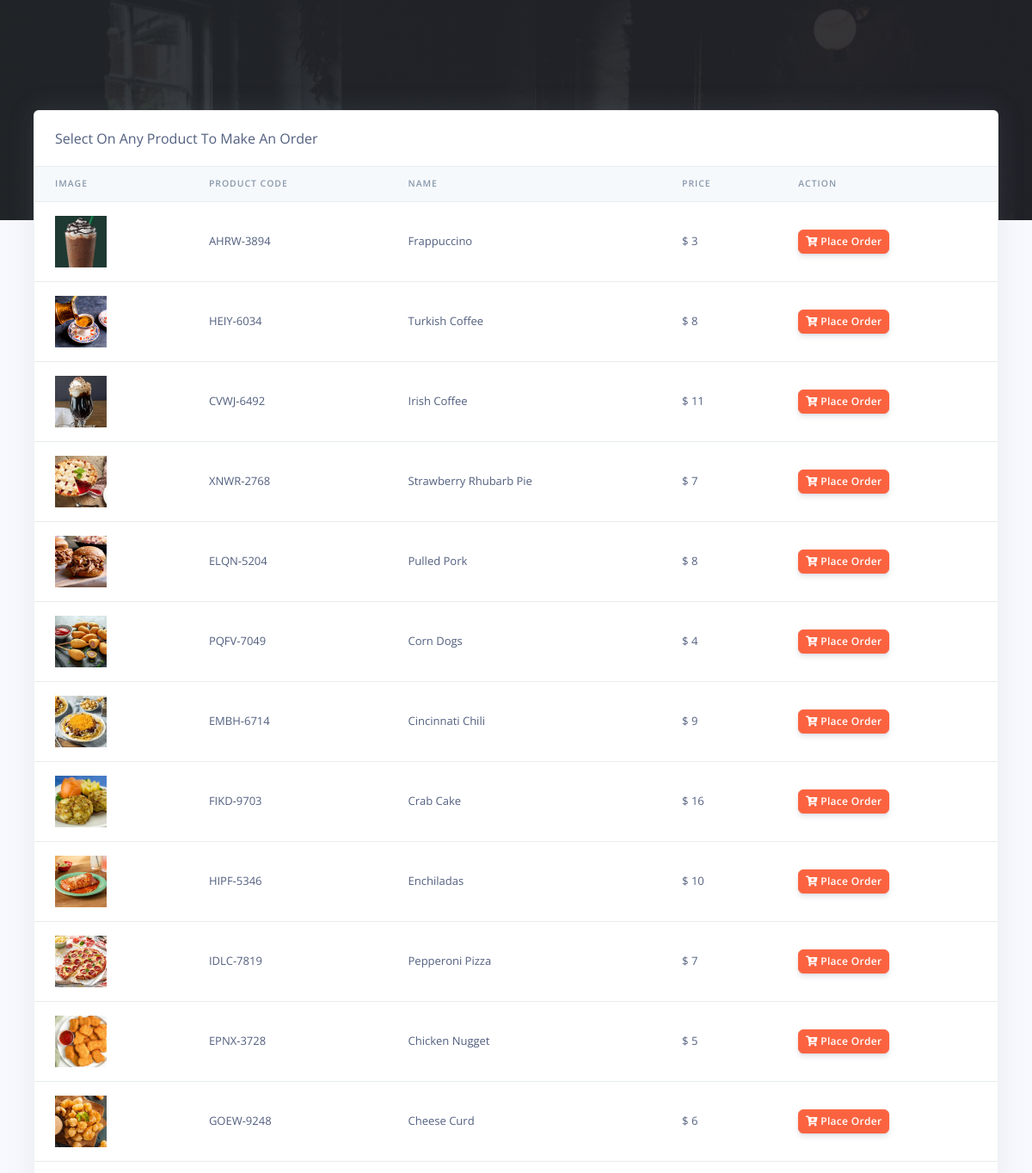
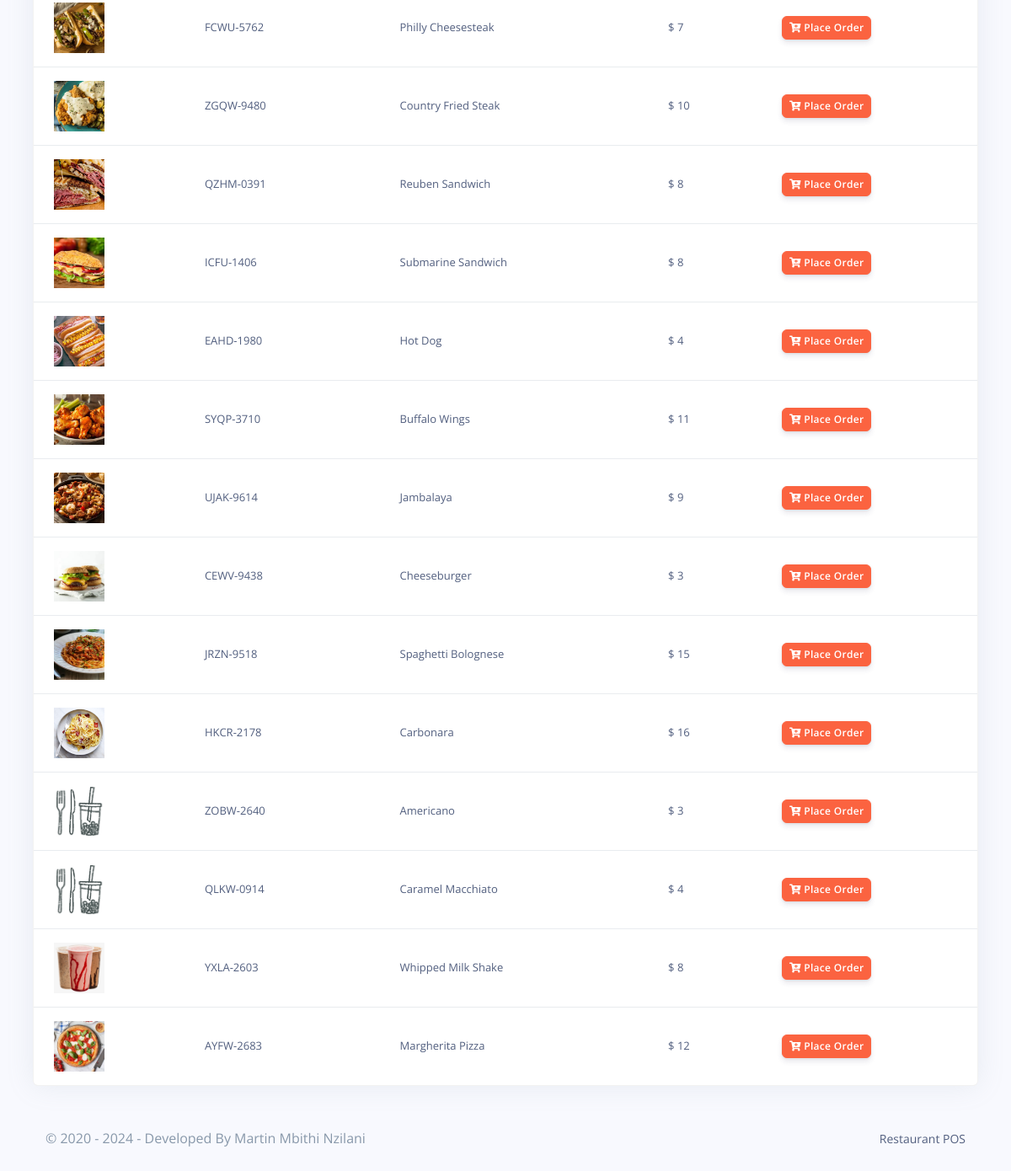
/Restro/cashier/orders.php (signed in), run on the app's committed database (2 pictures, top to bottom).
### tables this page shows
CREATE TABLE `rpos_products` (
  `prod_id` varchar(200) NOT NULL,
  `prod_code` varchar(200) NOT NULL,
  `prod_name` varchar(200) NOT NULL,
  `prod_img` varchar(200) NOT NULL,
  `prod_desc` longtext NOT NULL,
  `prod_price` varchar(200) NOT NULL,
  `created_at` timestamp(6) NOT NULL DEFAULT current_timestamp(6) ON UPDATE current_timestamp(6)
);

### Restro/cashier/orders.php (the view, shortened to what this page needs)
<?php
include('config/config.php');
require_once('partials/_head.php');
?>
<body>
  <div class="main-content">
    <div class="container-fluid mt--8">
      <div class="row">
        <div class="col">
          <div class="card shadow">
            <div class="card-header border-0">
              Select On Any Product To Make An Order
            </div>
            <div class="table-responsive">
              <table class="table align-items-center table-flush">
                <thead class="thead-light">
                  <tr>
                    <th scope="col">Image</th>
                    <th scope="col">Product Code</th>
                    <th scope="col">Name</th>
                    <th scope="col">Price</th>
                    <th scope="col">Action</th>
                  </tr>
                </thead>
                <tbody>
                  <?php
                  $ret = "SELECT * FROM  rpos_products  ORDER BY `rpos_products`.`created_at` DESC ";
                  $stmt = $mysqli->prepare($ret);
                  $stmt->execute();
                  $res = $stmt->get_result();
                  while ($prod = $res->fetch_object()) {
                  ?>
                    <tr>
                      <td>
                        <?php
                        if ($prod->prod_img) {
                          echo "<img src='../admin/assets/img/products/$prod->prod_img' height='60' width='60 class='img-thumbnail'>";
                        } else {
                          echo "<img src='../admin/assets/img/products/default.jpg' height='60' width='60 class='img-thumbnail'>";
                        }
                        ?>
                      </td>
                      <td><?php echo $prod->prod_code; ?></td>
                      <td><?php echo $prod->prod_name; ?></td>
                      <td>$ <?php echo $prod->prod_price; ?></td>
                      <td>
                        <a href="make_oder.php?prod_id=<?php echo $prod->prod_id; ?>&prod_name=<?php echo $prod->prod_name; ?>&prod_price=<?php echo $prod->prod_price; ?>">
                          <button class="btn btn-sm btn-warning">
                            <i class="fas fa-cart-plus"></i>
                            Place Order
                          </button>
                        </a>
                      </td>
                    </tr>
                  <?php } ?>
                </tbody>
              </table>
            </div>
          </div>
        </div>
      </div>
      <?php
      require_once('partials/_footer.php');
      ?>
    </div>
  </div>
</body>
</html>

### data on the page
rpos_products: prod_img (picture), prod_code "AHRW-3894", prod_name "Frappuccino", prod_price "3"
rpos_products: prod_img (picture), prod_code "HEIY-6034", prod_name "Turkish Coffee", prod_price "8"
rpos_products: prod_img (picture), prod_code "CVWJ-6492", prod_name "Irish Coffee", prod_price "11"
rpos_products: prod_img (picture), prod_code "XNWR-2768", prod_name "Strawberry Rhubarb Pie", prod_price "7"
rpos_products: prod_img (picture), prod_code "ELQN-5204", prod_name "Pulled Pork", prod_price "8"
rpos_products: prod_img (picture), prod_code "PQFV-7049", prod_name "Corn Dogs", prod_price "4"
rpos_products: prod_img (picture), prod_code "EMBH-6714", prod_name "Cincinnati Chili", prod_price "9"
rpos_products: prod_img (picture), prod_code "FIKD-9703", prod_name "Crab Cake", prod_price "16"
rpos_products: prod_img (picture), prod_code "HIPF-5346", prod_name "Enchiladas", prod_price "10"
rpos_products: prod_img (picture), prod_code "IDLC-7819", prod_name "Pepperoni Pizza", prod_price "7"
rpos_products: prod_img (picture), prod_code "EPNX-3728", prod_name "Chicken Nugget", prod_price "5"
rpos_products: prod_img (picture), prod_code "GOEW-9248", prod_name "Cheese Curd", prod_price "6"
rpos_products: prod_img (picture), prod_code "FCWU-5762", prod_name "Philly Cheesesteak", prod_price "7"
rpos_products: prod_img (picture), prod_code "ZGQW-9480", prod_name "Country Fried Steak", prod_price "10"
rpos_products: prod_img (picture), prod_code "QZHM-0391", prod_name "Reuben Sandwich", prod_price "8"
rpos_products: prod_img (picture), prod_code "ICFU-1406", prod_name "Submarine Sandwich", prod_price "8"
rpos_products: prod_img (picture), prod_code "EAHD-1980", prod_name "Hot Dog", prod_price "4"
rpos_products: prod_img (picture), prod_code "SYQP-3710", prod_name "Buffalo Wings", prod_price "11"
rpos_products: prod_img (picture), prod_code "UJAK-9614", prod_name "Jambalaya", prod_price "9"
rpos_products: prod_img (picture), prod_code "CEWV-9438", prod_name "Cheeseburger", prod_price "3"
rpos_products: prod_img (picture), prod_code "JRZN-9518", prod_name "Spaghetti Bolognese", prod_price "15"
rpos_products: prod_img (picture), prod_code "HKCR-2178", prod_name "Carbonara", prod_price "16"
rpos_products: prod_code "ZOBW-2640", prod_name "Americano", prod_price "3"
rpos_products: prod_code "QLKW-0914", prod_name "Caramel Macchiato", prod_price "4"
rpos_products: prod_img (picture), prod_code "YXLA-2603", prod_name "Whipped Milk Shake", prod_price "8"
rpos_products: prod_img (picture), prod_code "AYFW-2683", prod_name "Margherita Pizza", prod_price "12"
